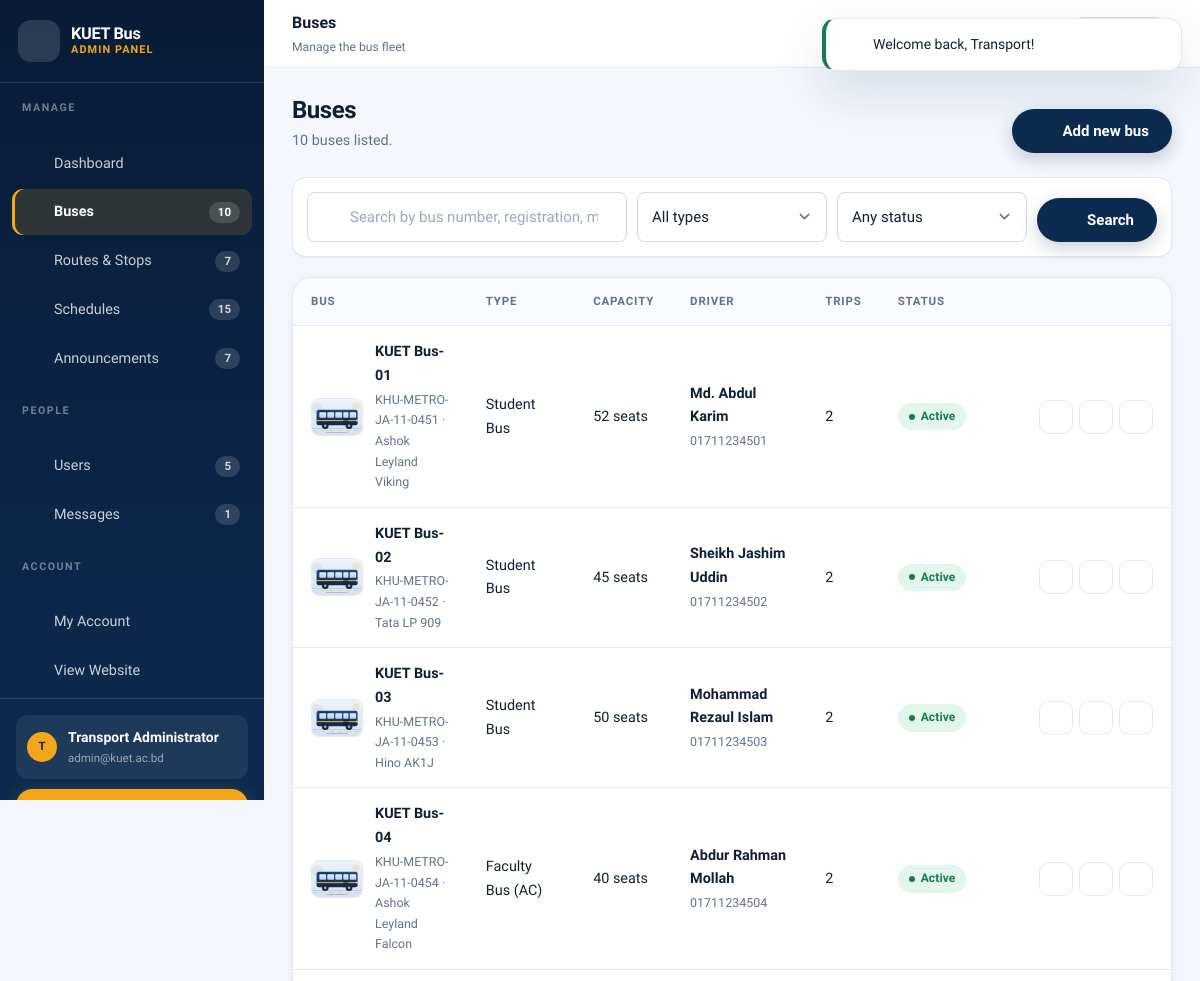
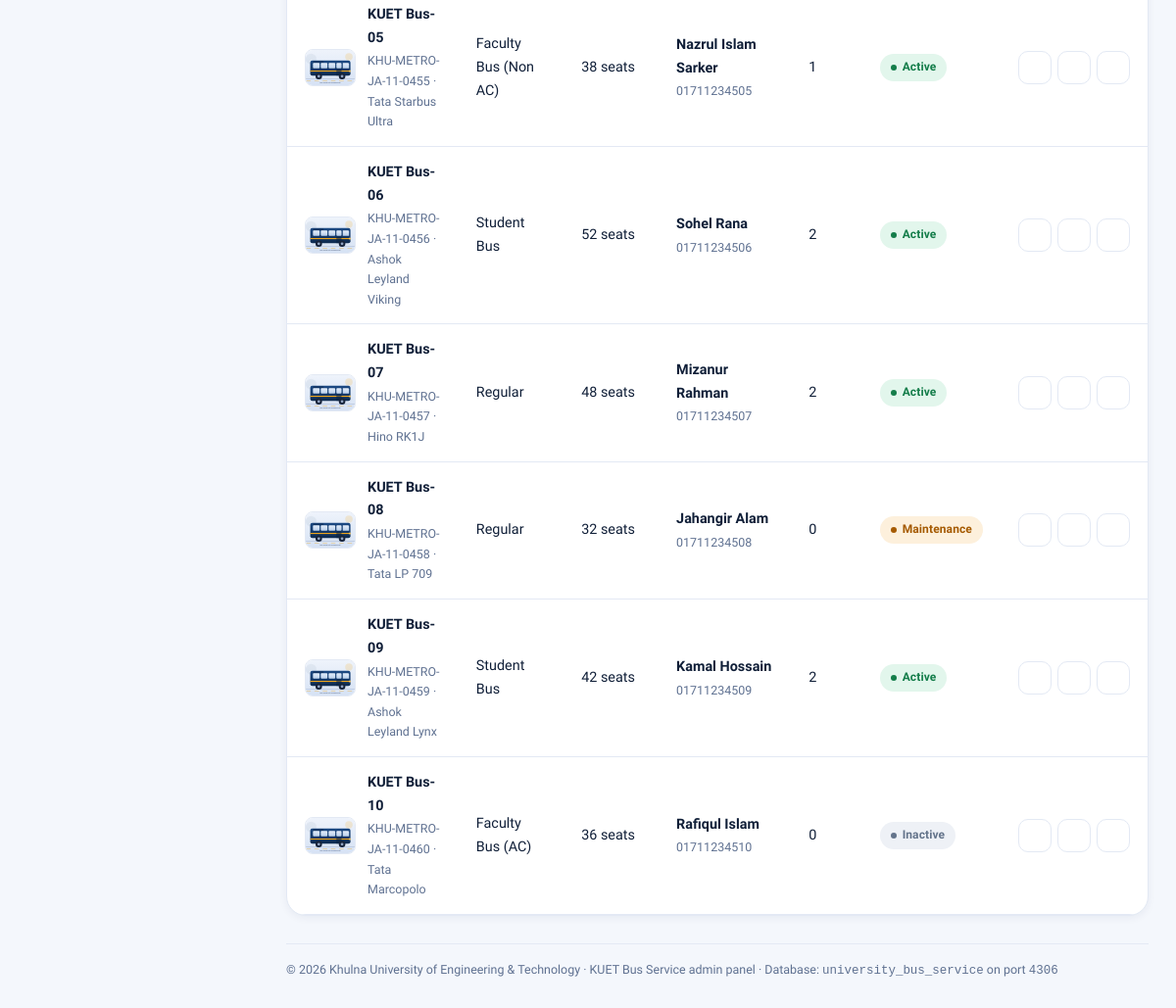
Before: /admin/buses/index.php (signed in) with the older database file (2 pictures, top to bottom).
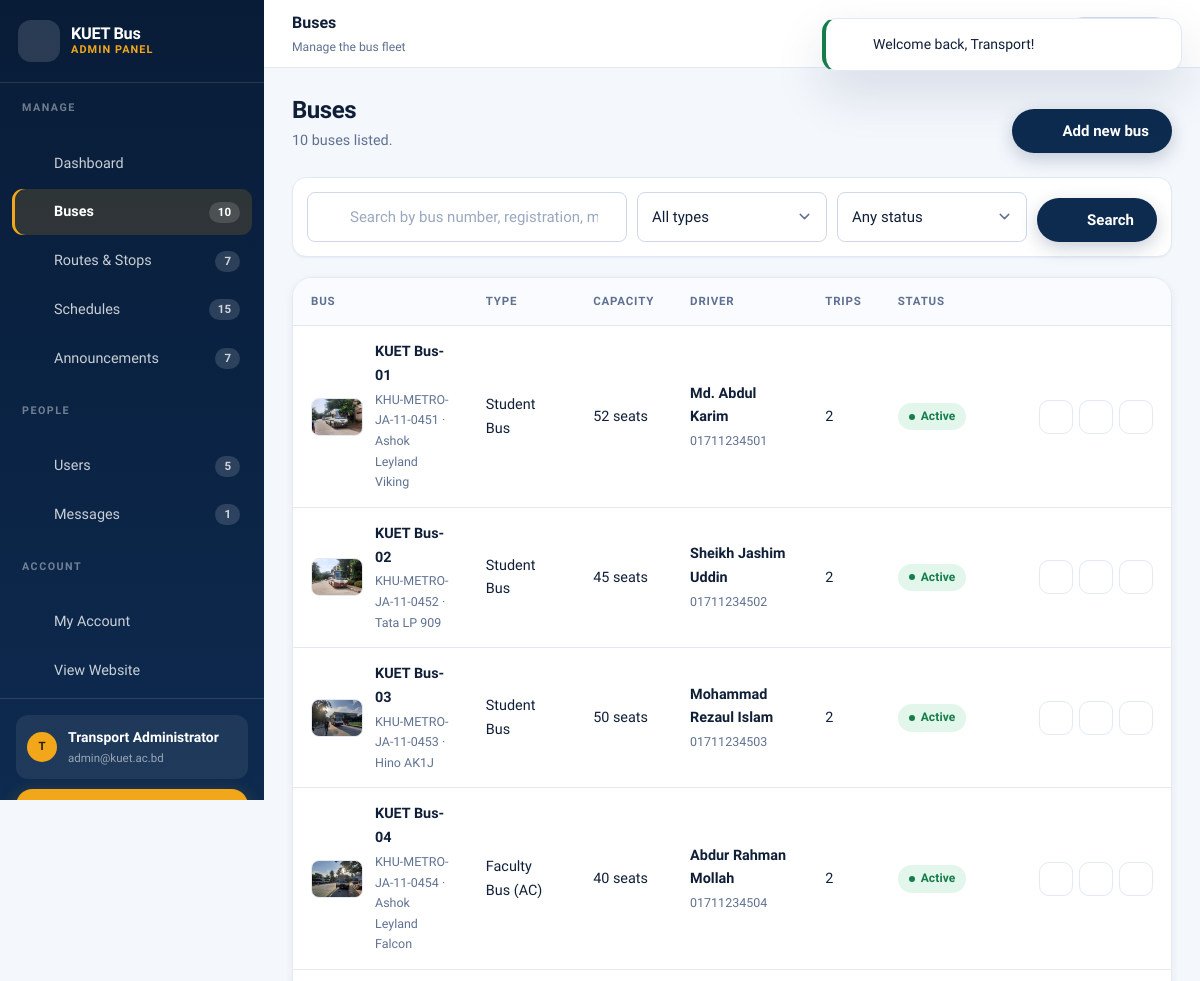
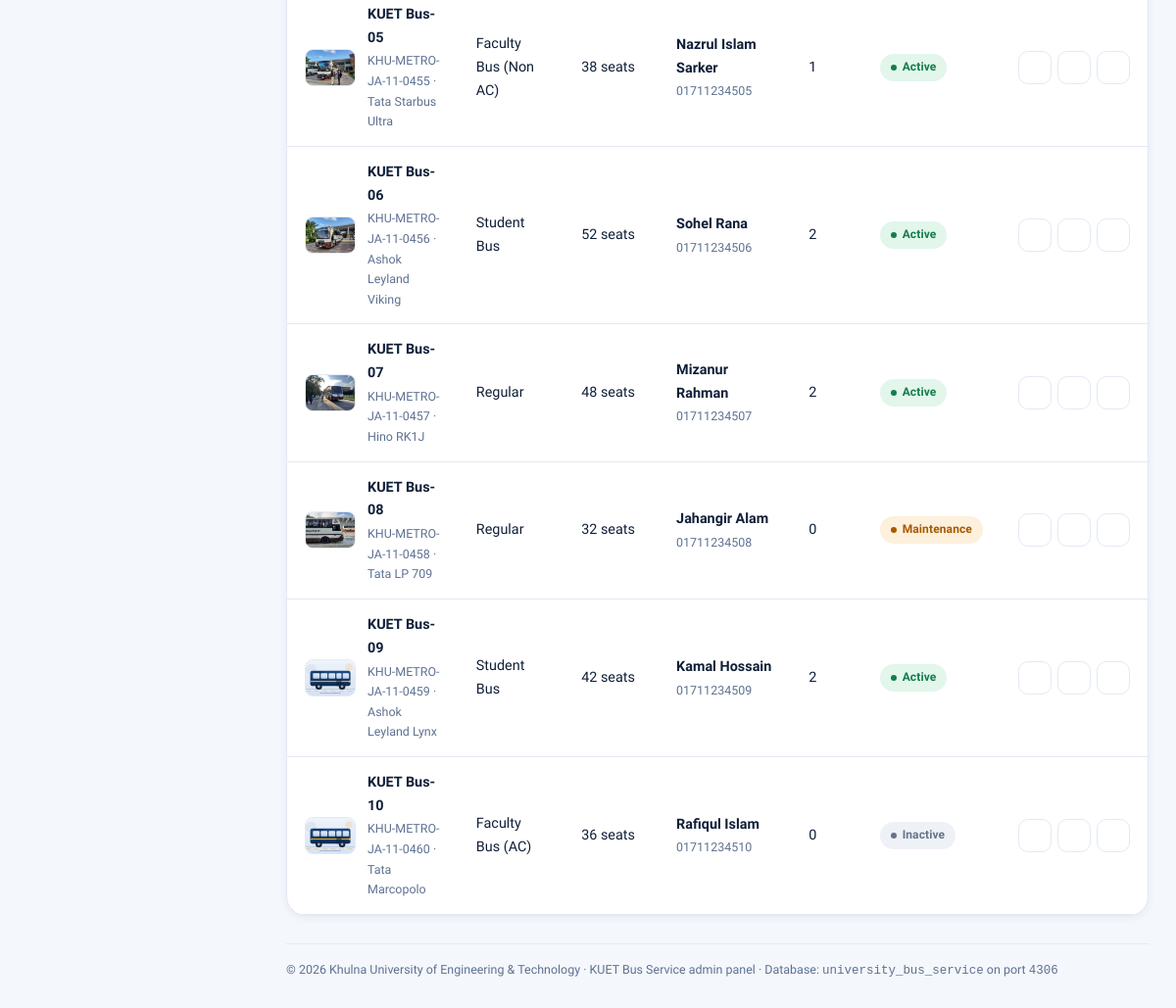
After: the same page with the newer database file (2 pictures, top to bottom).
### tables this page shows
CREATE TABLE `buses` (
    `id`             INT UNSIGNED NOT NULL AUTO_INCREMENT,
    `bus_name`       VARCHAR(80)  NOT NULL,        
    `reg_number`     VARCHAR(40)  NOT NULL,        
    `model`          VARCHAR(80)      NULL,
    `capacity`       SMALLINT UNSIGNED NOT NULL DEFAULT 40,
    `bus_type`       ENUM('Regular','Student Bus','Faculty Bus (AC)','Faculty Bus (Non AC)')
                     NOT NULL DEFAULT 'Regular',
    `status`         ENUM('Active','Maintenance','Inactive') NOT NULL DEFAULT 'Active',
    `driver_name`    VARCHAR(80)      NULL,
    `driver_contact` VARCHAR(20)      NULL,
    `description`    TEXT             NULL,
    `image`          VARCHAR(255)     NULL,        
    `created_at`     TIMESTAMP    NOT NULL DEFAULT CURRENT_TIMESTAMP,
    `updated_at`     TIMESTAMP    NOT NULL DEFAULT CURRENT_TIMESTAMP ON UPDATE CURRENT_TIMESTAMP,
    PRIMARY KEY (`id`),
    UNIQUE KEY `uq_buses_reg` (`reg_number`),
    KEY `idx_buses_status` (`status`),
    KEY `idx_buses_type` (`bus_type`)
);

### config/database.php (called while the page is built, shortened)
<?php
function db(): PDO
{
    static $pdo = null;
    if ($pdo instanceof PDO) {
        return $pdo;
    }
    $dsn = 'mysql:host=' . DB_HOST . ';port=' . DB_PORT . ';dbname=' . DB_NAME . ';charset=' . DB_CHARSET;
    $options = [
        PDO::ATTR_ERRMODE            => PDO::ERRMODE_EXCEPTION,
        PDO::ATTR_DEFAULT_FETCH_MODE => PDO::FETCH_ASSOC,
        PDO::ATTR_EMULATE_PREPARES   => false,
        PDO::ATTR_STRINGIFY_FETCHES  => false,
    ];
    try {
        $pdo = new PDO($dsn, DB_USER, DB_PASS, $options);
    } catch (PDOException $e) {
        error_log('[DB] ' . $e->getMessage());
        http_response_code(500);
        $detail = APP_DEBUG ? htmlspecialchars($e->getMessage(), ENT_QUOTES, 'UTF-8') : '';
        die(
            '<!doctype html><html lang="en"><head><meta charset="utf-8">'
            . '<meta name="viewport" content="width=device-width, initial-scale=1">'
            . '<title>Database unavailable</title>'
            . '<style>body{font-family:system-ui,Segoe UI,Arial,sans-serif;background:#f4f6fb;color:#102a53;'
            . 'display:flex;min-height:100vh;align-items:center;justify-content:center;margin:0;padding:24px}'
            . '.box{background:#fff;max-width:560px;padding:40px;border-radius:18px;'
            . 'box-shadow:0 20px 45px rgba(16,42,83,.12)}h1{margin:0 0 12px;font-size:22px}'
            . 'code{background:#eef2f9;padding:2px 6px;border-radius:6px;font-size:13px}'
            . 'li{margin-bottom:6px;line-height:1.6}</style></head><body><div class="box">'
            . '<h1>Cannot connect to the database</h1>'
            . '<p>The site could not reach the MySQL server. Please check the following:</p><ul>'
            . '<li>XAMPP &rarr; MySQL module is <strong>running</strong>.</li>'
            . '<li>MySQL is listening on port <code>' . DB_PORT . '</code>.</li>'
            . '<li>The database <code>' . DB_NAME . '</code> has been imported from '
            . '<code>database/university_bus_service.sql</code>.</li>'
            . '</ul>' . ($detail ? '<p><small>' . $detail . '</small></p>' : '')
            . '</div></body></html>'
        );
    }
    return $pdo;
}

### admin/buses/index.php (the view, shortened to what the changed rows need)
<?php
$where  = [];
$params = [];
$whereSql = $where ? ' WHERE ' . implode(' AND ', $where) : '';
$buses = fetchAll(
    'SELECT b.*, (SELECT COUNT(*) FROM schedules s WHERE s.bus_id = b.id) AS trip_count
       FROM buses b' . $whereSql . '
      ORDER BY b.bus_name ASC',
    $params
);
require_once __DIR__ . '/../../includes/admin_header.php';
?>
<div class="admin-head">
    <div>
        <h1>Buses</h1>
    </div>
</div>
<?php if ($buses): ?>
    <div class="table-wrap">
        <div class="table-scroll">
            <table class="table table--stack" id="busTable">
                <thead>
                    <tr>
                        <th scope="col">Bus</th>
                        <th scope="col">Type</th>
                        <th scope="col">Capacity</th>
                        <th scope="col">Driver</th>
                        <th scope="col">Trips</th>
                        <th scope="col">Status</th>
                        <th scope="col"><span class="sr-only">Actions</span></th>
                    </tr>
                </thead>
                <tbody>
                    <?php foreach ($buses as $bus): ?>
                        <tr>
                            <td data-label="Bus">
                                <span class="cell-thumb">
                                    <img src="<?= e(busImage($bus['image'])) ?>" alt="" loading="lazy">
                                    <span class="cell-main">
                                        <strong><?= e($bus['bus_name']) ?></strong>
                                        <span>
                                            <?= e($bus['reg_number']) ?>
                                            <?= !isBlank($bus['model']) ? ' &middot; ' . e($bus['model']) : '' ?>
                                        </span>
                                    </span>
                                </span>
                            </td>
                            <td data-label="Type"><?= e($bus['bus_type']) ?></td>
                            <td data-label="Capacity" class="num"><?= e($bus['capacity']) ?> seats</td>
                            <td data-label="Driver">
                                <span class="cell-main">
                                    <strong><?= e($bus['driver_name'] ?: 'Not assigned') ?></strong>
                                    <span><?= e($bus['driver_contact'] ?: '--') ?></span>
                                </span>
                            </td>
                            <td data-label="Trips" class="num"><?= e($bus['trip_count']) ?></td>
                            <td data-label="Status">
                                <span class="badge <?= e(statusClass($bus['status'])) ?>"><?= e($bus['status']) ?></span>
                            </td>
                            <td data-label="Actions">
                                <span class="actions">
                                    <a class="icon-btn" title="View details"
                                       href="<?= e(url('admin/buses/view.php?id=' . (int) $bus['id'])) ?>">
                                        <?= icon('eye') ?><span class="sr-only">View <?= e($bus['bus_name']) ?></span>
                                    </a>
                                    <a class="icon-btn" title="Edit"
                                       href="<?= e(url('admin/buses/edit.php?id=' . (int) $bus['id'])) ?>">
                                        <?= icon('edit') ?><span class="sr-only">Edit <?= e($bus['bus_name']) ?></span>
                                    </a>
                                    <form method="post" action="<?= e(url('admin/buses/delete.php')) ?>"
                                          style="display:inline;"
                                          data-confirm="Delete &quot;<?= e($bus['bus_name']) ?>&quot; permanently? This cannot be undone.">
                                        <button class="icon-btn icon-btn--danger" type="submit" title="Delete">
                                            <?= icon('trash') ?><span class="sr-only">Delete <?= e($bus['bus_name']) ?></span>
                                        </button>
                                    </form>
                                </span>
                            </td>
                        </tr>
                    <?php endforeach; ?>
                </tbody>
            </table>
        </div>
    </div>
<?php endif; ?>
<?php require_once __DIR__ . '/../../includes/admin_footer.php'; ?>

### includes/functions.php (shortened to what the changed rows need)
<?php
function e($value): string
{
    return htmlspecialchars((string) $value, ENT_QUOTES | ENT_SUBSTITUTE, 'UTF-8');
}
function url(string $path = ''): string
{
    return BASE_URL . ltrim($path, '/');
}
function isBlank($value): bool
{
    return $value === null || trim((string) $value) === '';
}
function q(string $sql, array $params = []): PDOStatement
{
    $stmt = db()->prepare($sql);
    $stmt->execute($params);
    return $stmt;
}
function fetchAll(string $sql, array $params = []): array
{
    return q($sql, $params)->fetchAll();
}
function statusClass(string $status): string
{
    switch (strtolower($status)) {
        case 'active':
        case 'published':
            return 'badge--success';
        case 'maintenance':
        case 'draft':
        case 'suspended':
        case 'important':
            return 'badge--warning';
        case 'inactive':
            return 'badge--muted';
    }
}
function busImage(?string $file): string
{
    if (!isBlank($file) && is_file(UPLOAD_DIR . DIRECTORY_SEPARATOR . basename($file))) {
        return UPLOAD_URL . rawurlencode(basename($file));
    }
    return PLACEHOLDER_BUS;
}
function icon(string $name, string $class = 'icon'): string
{
    static $paths = null;
    $path = $paths[$name] ?? $paths['info'];
    return '<svg class="' . e($class) . '" viewBox="0 0 24 24" fill="none" stroke="currentColor" '
        . 'stroke-width="1.7" stroke-linecap="round" stroke-linejoin="round" aria-hidden="true" '
        . 'focusable="false">' . $path . '</svg>';
}

Changed rows visible on the page:
changed buses "KUET Bus-01": image: picture added in place of a placeholder
changed buses "KUET Bus-02": image: picture added in place of a placeholder
changed buses "KUET Bus-03": image: picture added in place of a placeholder
changed buses "KUET Bus-04": image: picture added in place of a placeholder
changed buses "KUET Bus-05": image: picture added in place of a placeholder
changed buses "KUET Bus-06": image: picture added in place of a placeholder
changed buses "KUET Bus-07": image: picture added in place of a placeholder
changed buses "KUET Bus-08": image: picture added in place of a placeholder
